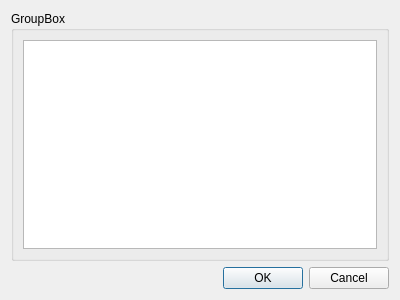
<?xml version="1.0" encoding="UTF-8"?>
<ui version="4.0">
 <class>Dialog</class>
 <widget class="QDialog" name="Dialog">
  <property name="geometry">
   <rect>
    <x>0</x>
    <y>0</y>
    <width>400</width>
    <height>300</height>
   </rect>
  </property>
  <property name="windowTitle">
   <string>Dialog</string>
  </property>
  <layout class="QVBoxLayout" name="verticalLayout">
   <item>
    <widget class="QGroupBox" name="groupBox">
     <property name="title">
      <string>GroupBox</string>
     </property>
     <layout class="QHBoxLayout" name="horizontalLayout">
      <item>
       <widget class="QTableWidget" name="tableWidget"/>
      </item>
     </layout>
    </widget>
   </item>
   <item>
    <widget class="QDialogButtonBox" name="buttonBox">
     <property name="orientation">
      <enum>Qt::Horizontal</enum>
     </property>
     <property name="standardButtons">
      <set>QDialogButtonBox::Cancel|QDialogButtonBox::Ok</set>
     </property>
    </widget>
   </item>
  </layout>
 </widget>
 <resources/>
 <connections>
  <connection>
   <sender>buttonBox</sender>
   <signal>accepted()</signal>
   <receiver>Dialog</receiver>
   <slot>accept()</slot>
   <hints>
    <hint type="sourcelabel">
     <x>248</x>
     <y>254</y>
    </hint>
    <hint type="destinationlabel">
     <x>157</x>
     <y>274</y>
    </hint>
   </hints>
  </connection>
  <connection>
   <sender>buttonBox</sender>
   <signal>rejected()</signal>
   <receiver>Dialog</receiver>
   <slot>reject()</slot>
   <hints>
    <hint type="sourcelabel">
     <x>316</x>
     <y>260</y>
    </hint>
    <hint type="destinationlabel">
     <x>286</x>
     <y>274</y>
    </hint>
   </hints>
  </connection>
 </connections>
</ui>
